Frame 1 (no input): blank canvas, image omitted
Frame 60 (the mouse pressed at the canvas centre just before this capture): blank canvas, image omitted
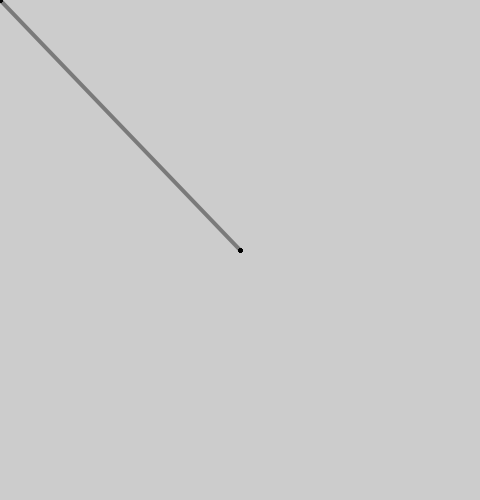
Frame 120 (the mouse held since frame 60 and released just before this capture)

The Processing sketch whose frames 1 and 60 were blank and that drew this single picture after the mouse press (run headless with seeded random() and noise(); from frame 60 on, the mouse is pressed at the canvas centre):

// Processing sketch: sketch_043_export
// ── sketch_043_export.pde
void setup() {
     size(480, 500);
     strokeWeight(4);
     smooth();
     stroke(0, 102);
}

void draw() {
     line(mouseX, mouseY, pmouseX, pmouseY);
}
